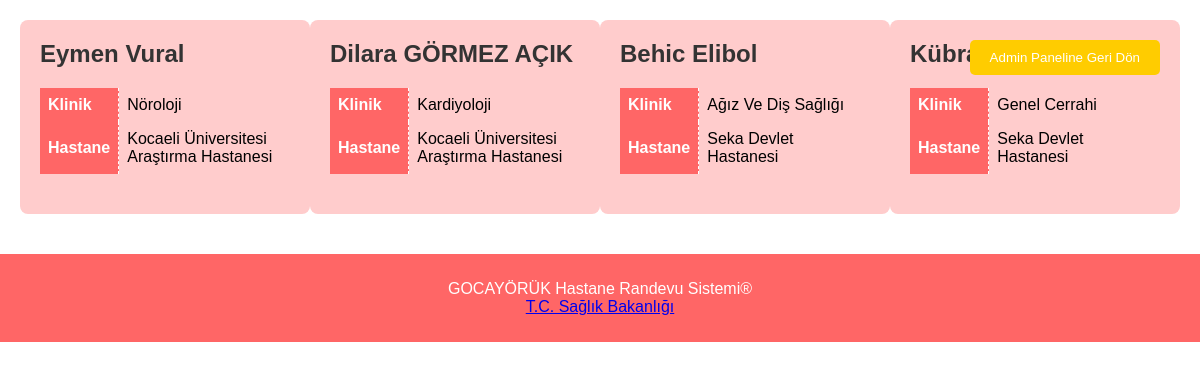
The app's page /SHRS/doktorlar.php with its own data.
### tables this page shows
CREATE TABLE `doktor` (
  `doktor_id` int(11) NOT NULL,
  `doktor_ad` varchar(255) NOT NULL,
  `doktor_soyad` varchar(255) NOT NULL,
  `doktor_hastane` varchar(255) NOT NULL,
  `doktor_klinik` varchar(255) NOT NULL
);

### SHRS/doktorlar.php (the view, shortened to what this page needs)
<!DOCTYPE html>
<html>
<head>
    <link rel="stylesheet" type="text/css" href="style.css">
</head>
<body>
    <div class="container">
        <?php
        include("baglanCon.php");
        $sql = "SELECT * FROM doktor";
        $result = $conn->query($sql);
        if ($result->num_rows > 0) {
            while($row = $result->fetch_assoc()) {
                echo "<div class='left-panel'>";
                echo "<h2>" . $row['doktor_ad'] . " " . $row['doktor_soyad'] . "</h2>";
                echo "<table>";
                echo "<tr><th>Klinik</th><td>" . $row['doktor_klinik'] . "</td></tr>";
                echo "<tr><th>Hastane</th><td>" . $row['doktor_hastane'] . "</td></tr>";
                echo "</table>";
                echo "</div>";
            }
        } else {
            echo "Kayıt bulunamadı.";
        }
        ?>
    </div>
    <div class="footer">
        <p>GOCAYÖRÜK Hastane Randevu Sistemi®<br>
            <a href="https://saglik.gov.tr">T.C. Sağlık Bakanlığı</a>
        </p>
    </div>
    <button onclick="window.location.href='adminPanel.php'" class="return-btn">Admin Paneline Geri Dön</button>
</body>
</html>

### SHRS/doktorlar.php (style rules this page uses)
body { font-family: Arial, sans-serif; margin: 0; padding: 0; }
.container { display: flex; justify-content: space-between; padding: 20px; }
.left-panel { flex: 1; padding: 20px; background-color: #ffcccc; border-radius: 8px; }
.left-panel h2 { margin-top: 0; color: #333; }
.left-panel table { border-collapse: collapse; margin-bottom: 20px; width: 100%; }
.left-panel th, .left-panel td { padding: 8px; border-right: 1px dashed #fff; border-left: 1px dashed #fff; }
.left-panel th:first-child, .left-panel td:first-child { border-left: none; }
.left-panel th:last-child, .left-panel td:last-child { border-right: none; }
.left-panel th { background-color: #ff6666; color: white; text-align: left; }
.footer { background-color: #ff6666; color: white; text-align: center; padding: 10px 0; margin-top: 20px; }
.return-btn { margin: 20px; padding: 10px 20px; background-color: #ffcc00; color: white; border: none; border-radius: 5px; cursor: pointer; position: fixed; top: 20px; right: 20px; }

### records on screen
doktor: doktor_ad "Eymen", doktor_soyad "Vural", doktor_klinik "Nöroloji", doktor_hastane "Kocaeli Üniversitesi Araştırma Hastanesi"
doktor: doktor_ad "Dilara", doktor_soyad "GÖRMEZ AÇIK", doktor_klinik "Kardiyoloji", doktor_hastane "Kocaeli Üniversitesi Araştırma Hastanesi"
doktor: doktor_ad "Behic", doktor_soyad "Elibol", doktor_klinik "Ağız Ve Diş Sağlığı", doktor_hastane "Seka Devlet Hastanesi"
doktor: doktor_ad "Kübra", doktor_klinik "Genel Cerrahi", doktor_hastane "Seka Devlet Hastanesi"
